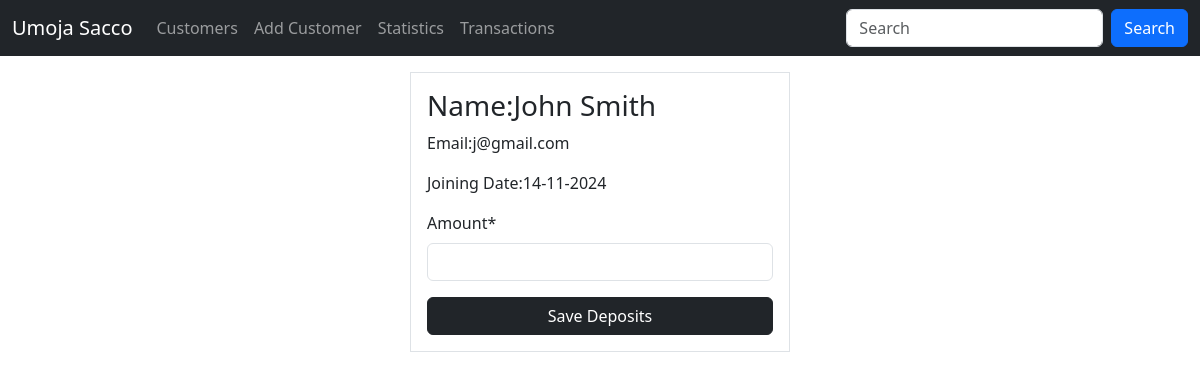
The page /customer/Deposits/1 (signed in) on the database its author committed.
### sacco/models.py (models this page shows, shortened)
class Customer(models.Model):
    first_name = models.CharField(max_length=30)
    last_name = models.CharField(max_length=30)
    email = models.EmailField(unique=True)
    dob = models.DateField()
    gender = models.CharField(max_length=10)
    weight = models.IntegerField(default=0)
    profile_pic = models.ImageField(upload_to=generate_unique_name, null=True ) # holds the image field
    created_at = models.DateTimeField(auto_now_add=True)  # to show when it was created
    updated_at = models.DateTimeField(auto_now=True)
    class Meta:
        db_table = 'customers'

### sacco/views.py (the view)
# urls.py: path('customer/Deposits/<int:customer_id>', views.deposit, name='deposit'),
@login_required
@permission_required("Sacco.add_customer",raise_exception=True)
def deposit(request,customer_id):
    customer = get_object_or_404(Customer,id=customer_id)
    if request.method == "POST":
        form = DepositForm(request.POST)
        if form.is_valid():
            amount = form.cleaned_data['amount']
            depo = Deposit(amount=amount, status=True, customer=customer)
            depo.save()
            messages.success(request,'Your deposited have been successfully saved.') # import from django contrib messages
            return redirect('customers')
    else:
        form = DepositForm()
    return render(request, template_name= 'customer_form_deposits.html', context={"form": form, "customer": customer})

### sacco/app_forms.py
class DepositForm(forms.ModelForm):
    class Meta:
        model = Deposit
        fields = ['amount']
        widgets = {
            'amount': forms.NumberInput(attrs={'type':'number','min':'0','max':'100000'}),
        }

### templates/customer_form_deposits.html (shortened to what this page needs)
{% extends 'master.html' %}
{% load crispy_forms_filters %}
{% block content %}
	<div class="container">
   <div class="row justify-content-center">
       <div class="col-sm-4 border px-3 py-3 mt-3"> {% comment %}px-3 is padding to the x axis py-3 is padding to y axis{% endcomment %}
           <h3>Name:{{ customer.first_name}} {{ customer.last_name}}</h3>
           <p>Email:{{ customer.email }}</p>
           <p>Joining Date:{{ customer.created_at | date:"d-m-Y" }}</p>
           <form action="" method="post">
               {{ form | crispy }}
               <button class="btn btn-dark w-100">Save Deposits</button>
           </form>
       </div>
   </div>
    </div>
{% endblock %}

### rows shown on the page
Customer: first_name "John", last_name "Smith", email "j@gmail.com", created_at "14-11-2024"
